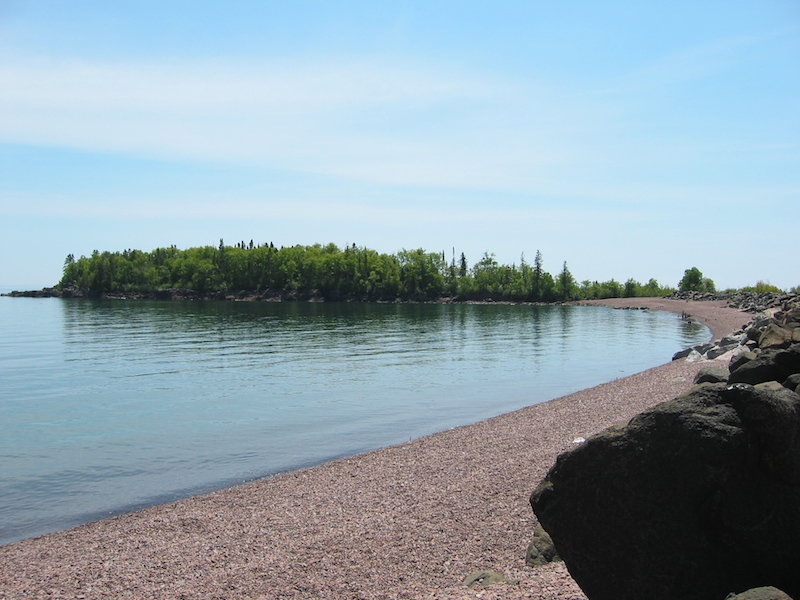
#> input picture python_crash_tutorial/Ch4/lake.jpg, 800 x 600 px
$ python grayscale.py
#> lines starting #> are read from the running program, lines starting #| are printed output that depends on the picture
#> in main, img is the input picture: PIL image 800x600 RGB; mean R, G, B 143.5, 162.4, 172.5
#!/usr/bin/env python3
# -*- coding: utf-8 -*-
# Author:    xurongzhong#126.com wechat:pythontesting qq:37391319
# 技术支持 钉钉群：21745728(可以加钉钉pythontesting邀请加入)
# qq群：144081101 591302926  567351477
# CreateDate: 2018-6-12
# grayscale.py

from PIL import Image

def grayscale(img):
    """Return copy of img in grayscale."""
    width, height = img.size
#> width = 800; height = 600
    newimg = Image.new("RGB", (width, height))
#> newimg: PIL image 800x600 RGB; every value is 0
    for j in range(height):
        for i in range(width):
            r, g, b = img.getpixel((i, j))
            avg = (r + g + b) // 3
            newimg.putpixel((i, j), (avg, avg, avg))
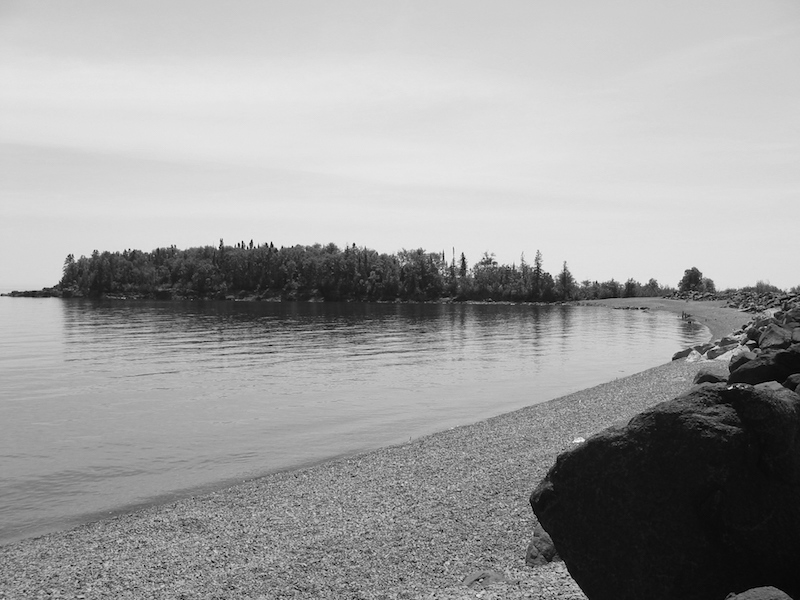
#> newimg: PIL image 800x600 RGB; min 0, max 253, mean 159.1
    return newimg

def main():
    img = Image.open("lake.jpg")
    newimg = grayscale(img)
    newimg.save("lake_gray.jpg")

main()
